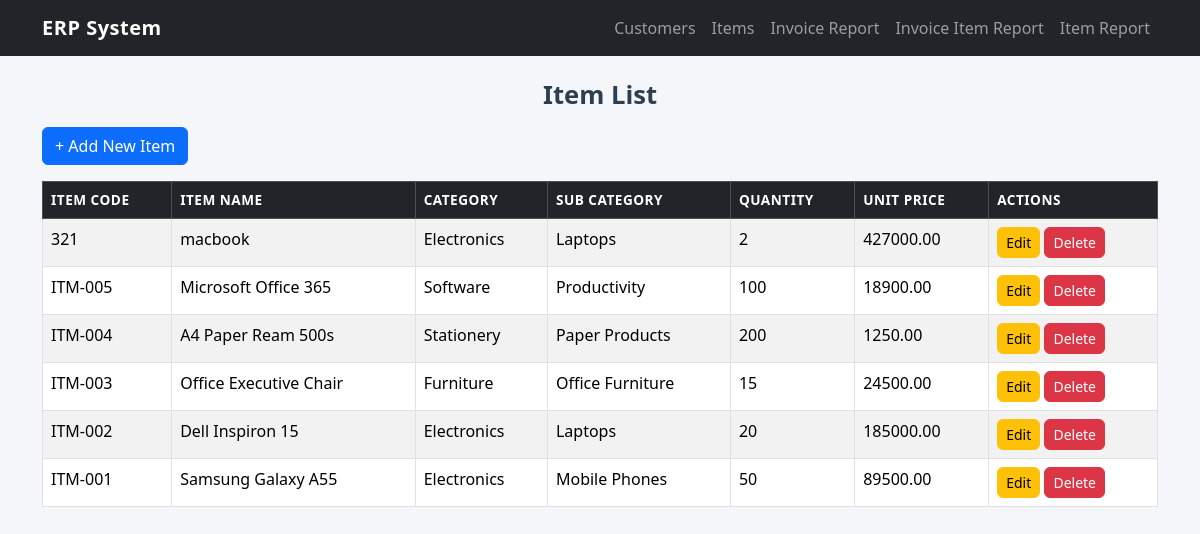
The page /items/index.php on the database its author committed.
### tables this page shows
CREATE TABLE `items` (
  `id` int(11) NOT NULL,
  `item_code` varchar(50) NOT NULL,
  `item_name` varchar(150) NOT NULL,
  `category_id` int(11) NOT NULL,
  `sub_category_id` int(11) NOT NULL,
  `quantity` int(11) NOT NULL DEFAULT 0,
  `unit_price` decimal(12,2) NOT NULL,
  `created_at` timestamp NOT NULL DEFAULT current_timestamp(),
  `updated_at` timestamp NOT NULL DEFAULT current_timestamp() ON UPDATE current_timestamp()
);

CREATE TABLE `item_categories` (
  `id` int(11) NOT NULL,
  `name` varchar(100) NOT NULL
);

CREATE TABLE `item_sub_categories` (
  `id` int(11) NOT NULL,
  `category_id` int(11) NOT NULL,
  `name` varchar(100) NOT NULL
);

### items/index.php (the view, shortened to what this page needs)
<?php
$db = getDB();
$items = $db->query("
    SELECT items.id, items.item_code, items.item_name, items.quantity, items.unit_price,
           item_categories.name AS category_name,
           item_sub_categories.name AS sub_category_name
    FROM items
    JOIN item_categories ON item_categories.id = items.category_id
    JOIN item_sub_categories ON item_sub_categories.id = items.sub_category_id
    ORDER BY items.id DESC
")->fetchAll();
require_once '../includes/header.php';
?>
<h1 class="text-center">Item List</h1>
<a href="add_item.php" class="btn btn-primary mb-3">+ Add New Item</a>
<table class="table table-striped table-bordered">
    <thead class="table-dark">
        <tr>
            <th>Item Code</th><th>Item Name</th><th>Category</th>
            <th>Sub Category</th><th>Quantity</th><th>Unit Price</th><th>Actions</th>
        </tr>
    </thead>
    <tbody>
        <?php foreach ($items as $i): ?>
        <tr>
            <td><?= $i['item_code'] ?></td>
            <td><?= $i['item_name'] ?></td>
            <td><?= $i['category_name'] ?></td>
            <td><?= $i['sub_category_name'] ?></td>
            <td><?= $i['quantity'] ?></td>
            <td><?= $i['unit_price'] ?></td>
            <td>
                <a href="edit_item.php?id=<?= $i['id'] ?>" class="btn btn-sm btn-warning">Edit</a>
                <a href="delete_item.php?id=<?= $i['id'] ?>" class="btn btn-sm btn-danger" onclick="return confirm('Delete this item?');">Delete</a>
            </td>
        </tr>
        <?php endforeach; ?>
    </tbody>
</table>
<?php require_once '../includes/footer.php'; ?>

### assets/style.css (style rules this page uses)
body { background-color: #f4f6f9; }
.table th { font-size: 0.85rem; text-transform: uppercase; letter-spacing: 0.5px; }
.btn { border-radius: 6px; }
h1 { font-size: 1.6rem; font-weight: 600; margin-bottom: 1rem; color: #2c3e50; }

### rows shown on the page
items: item_code "321", item_name "macbook", category.name "Electronics", sub_category.name "Laptops", quantity "2", unit_price "427000.00"
items: item_code "ITM-005", item_name "Microsoft Office 365", category.name "Software", sub_category.name "Productivity", quantity "100", unit_price "18900.00"
items: item_code "ITM-004", item_name "A4 Paper Ream 500s", category.name "Stationery", sub_category.name "Paper Products", quantity "200", unit_price "1250.00"
items: item_code "ITM-003", item_name "Office Executive Chair", category.name "Furniture", sub_category.name "Office Furniture", quantity "15", unit_price "24500.00"
items: item_code "ITM-002", item_name "Dell Inspiron 15", category.name "Electronics", sub_category.name "Laptops", quantity "20", unit_price "185000.00"
items: item_code "ITM-001", item_name "Samsung Galaxy A55", category.name "Electronics", sub_category.name "Mobile Phones", quantity "50", unit_price "89500.00"
